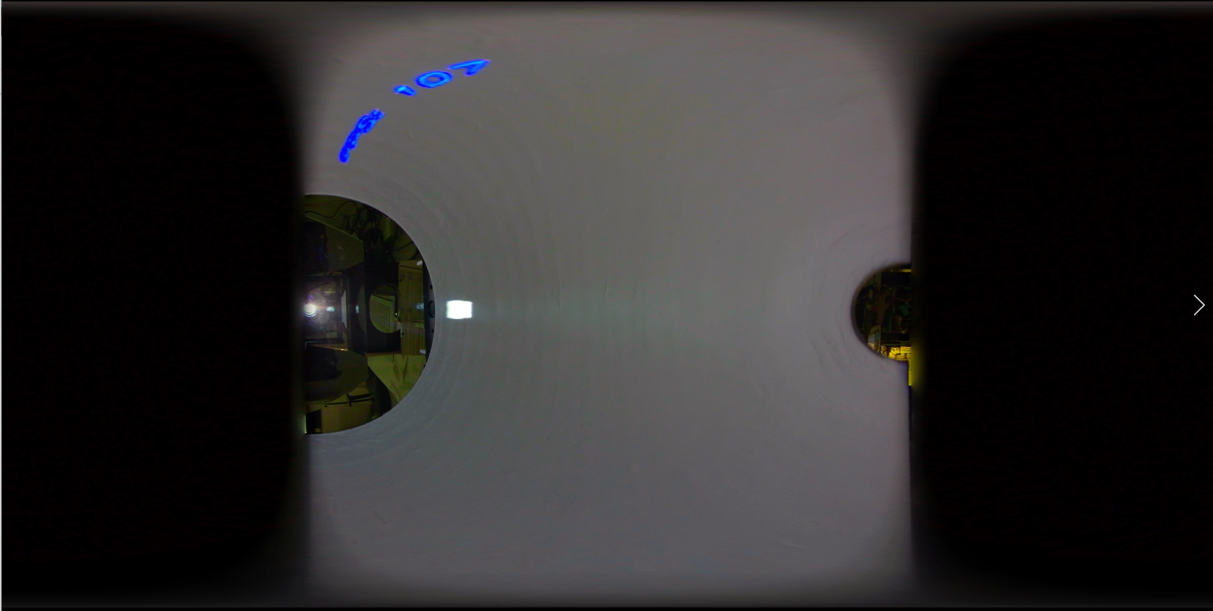
#> input picture Figures/Code/Fig 2/Bleeding11.PNG, 2425 x 1221 px (shown at 1/2 size); its folder holds 4 pictures in this run
$ jupyter execute --allow-errors 'Figure 2 creation code.ipynb'   (shell and % lines are left out)
#> lines starting #> are read from the running program, lines starting #| are printed output that depends on the picture
[cell 1]
import numpy as np
import pylab as plt
import pandas as pd
from pandas import ExcelWriter
from pandas import ExcelFile
import glob
import matplotlib as mpl
import cv2


imgs2 =np.zeros([1200,1200,3,11])


for index, file in enumerate(glob.glob("Bleeding1*.PNG"), start=0):
    print(index)
    #name = file
    #img = Image.open(file)


    img = cv2.imread(file)
#> img is the input picture: shape (1221, 2425, 3); mean B, G, R 44, 43.8, 45.7
    y,x = img.shape[0:2]
#> y = 1221; x = 2425
    imgs2[:,:,:,index] = img[int(y/2)-600:int(y/2)+600,int(x/2)-600:int(x/2)+600,:]

    #d = pd.read_excel(file)
    #imgs = np.stack(imgs,img,axis= 3)

    #all_data = all_data.append(d,ignore_index=True)

all_data = pd.DataFrame()
#> all_data = table of 0 rows and 0 columns
all_data2 = pd.DataFrame()


for file in glob.glob("*new_Arena_5deg5deg_elevation.xlsx"):
    print(file)
    #name = file
    d = pd.read_excel(file)

    all_data = all_data.append(d,ignore_index=True)


df_Start = all_data.rename(columns={'Unnamed: 0': 'number',})
#> df_Start = table of 0 rows and 0 columns
#> (the rest of this cell did not finish here and is left out)

[cell 2]
all_data = pd.DataFrame()
all_data2 = pd.DataFrame()


#imgs =np.zeros([50,1200,3,10])
imgs =np.zeros([80,1200,3,10])
print(imgs.shape)

for index, file in enumerate(glob.glob("reflection effect*.PNG"), start=0):
    print(index)
    #name = file
    #img = Image.open(file)


    img = cv2.imread(file)
    y,x = img.shape[0:2]
    #imgs[:,:,:,index] = img[int(y/2)-12:int(y/2)+38,int(x/2)-600:int(x/2)+600,:]
    #imgs[:,:,:,index] = img[int(y/2)+3:int(y/2)+23,int(x/2)-600:int(x/2)+600,:]
print (img.shape)
#| (1214, 2427, 3)
avg1 = img[30:40,:].mean(axis =(0,2))
#> avg1 = 2427 values, max 221 at index 0, min 0.933 at index 2382, mean 51.19
avg2 = img[60:70,:].mean(axis =(0,2))
#> avg2 = 2427 values, max 221 at index 0, min 0 at index 2314, mean 52.3
diff = (avg1-avg2)
#> diff = 2427 values, max 16.87 at index 1945, min -22.5 at index 811, mean -1.11
norm = diff/diff.max()
#> norm = 2427 values, max 1 at index 1945, min -1.33 at index 811, mean -0.0658


for index, file in enumerate(glob.glob("Bleeding1*.PNG"), start=0):
    print(index)
    #name = file
    #img = Image.open(file)


    img = cv2.imread(file)
    y,x = img.shape[0:2]
#> y = 1221; x = 2425
    #imgs[:,:,:,index] = img[int(y/2)-12:int(y/2)+38,int(x/2)-600:int(x/2)+600,:]
    imgs[:,:,:,index] = img[int(y/2)-40+3:int(y/2)+40+3,int(x/2)-600:int(x/2)+600,:]
    #d = pd.read_excel(file)
    #imgs = np.stack(imgs,img,axis= 3)

    #all_data = all_data.append(d,ignore_index=True)

    plt.subplot(10,1,index+1)
    plt.imshow(imgs[:,:,:,index].astype(int))
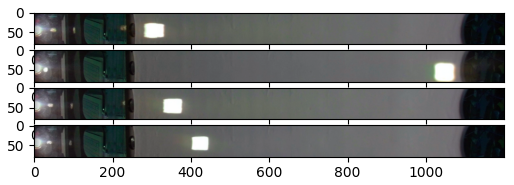
#> figure drawn by matplotlib, 4 panels

[cell 3]
from matplotlib.collections import PolyCollection
import matplotlib.pyplot as plt
import math
import numpy as np


tracex = np.min(np.mean(imgs[30:50,240:1100,:,:],axis=(0,2)),axis=(1))
#> tracex = 860 values from 0 to 0

trace1 = imgs[40:50,240:1100,:,1].mean(axis=(0,2))- tracex
#> trace1 = 860 values, max 254.9 at index 788, min 8.77 at index 5, mean 105.9
trace2 = imgs[40:50,240:1100,:,4].mean(axis=(0,2)) - tracex
#> trace2 = 860 values from 0 to 0
trace3 = imgs[40:50,240:1100,:,7].mean(axis=(0,2)) - tracex
#> trace3 = 860 values from 0 to 0
trace4 = imgs[40:50,240:1100,:,8].mean(axis=(0,2)) - tracex
#> trace4 = 860 values from 0 to 0
trace5 = imgs[40:50,240:1100,:,0].mean(axis=(0,2))- tracex
#> trace5 = 860 values, max 255 at index 51, min 11.9 at index 859, mean 108.4

xaxis2 = np.linspace(141,141-89,518)


def polygon_under_graph(x, y):
    """
    Construct the vertex list which defines the polygon filling the space under
    the (x, y) line graph. This assumes x is in ascending order.
    """
    return [(x[0], 0.), *zip(x, y), (x[-1], 0.)]


ax = plt.figure().add_subplot(projection='3d')

x = np.linspace(0., 10., 31)
lambdas = range(1, 7)


#> (the rest of this cell did not finish here and is left out)
